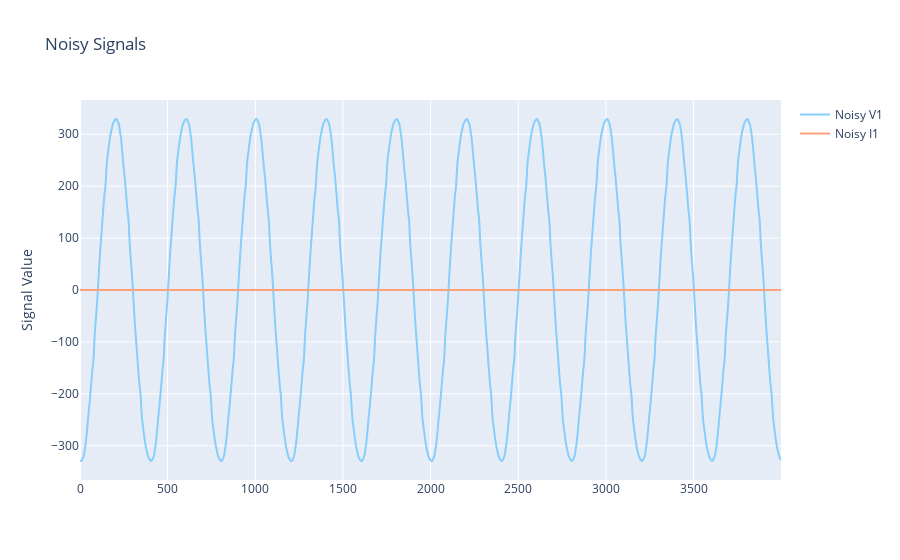

Source (notebook cell):
### Code cell
fig = go.Figure()

fig.add_trace(go.Scatter(
            # x = time.to_numpy(),
            y = V1,
            line =  dict(shape =  'spline', color = 'lightskyblue'),
            name = 'Noisy V1',
            ))

fig.add_trace(go.Scatter(
            y = I1,
            line =  dict(shape =  'spline', color = 'lightsalmon'),
            name = 'Noisy I1'
            ))

fig.update_layout(
    title='Noisy Signals',
    # xaxis_title='',
    yaxis_title='Signal Value',
)

fig.show()

### Figure 1 — Plotly figure (JSON) as saved in the notebook; plotly's stock layout.template omitted (floating-point values rounded to 4 significant figures; data arrays with more than 128 entries replaced by an {"elided": "..."} marker saying what was removed)
{"data": [{"line": {"color": "lightskyblue", "shape": "spline"}, "name": "Noisy V1", "type": "scatter", "y": {"elided": "4000 float values"}}, {"line": {"color": "lightsalmon", "shape": "spline"}, "name": "Noisy I1", "type": "scatter", "y": {"elided": "4000 float values"}}], "layout": {"title": {"text": "Noisy Signals"}, "yaxis": {"title": {"text": "Signal Value"}}}}
